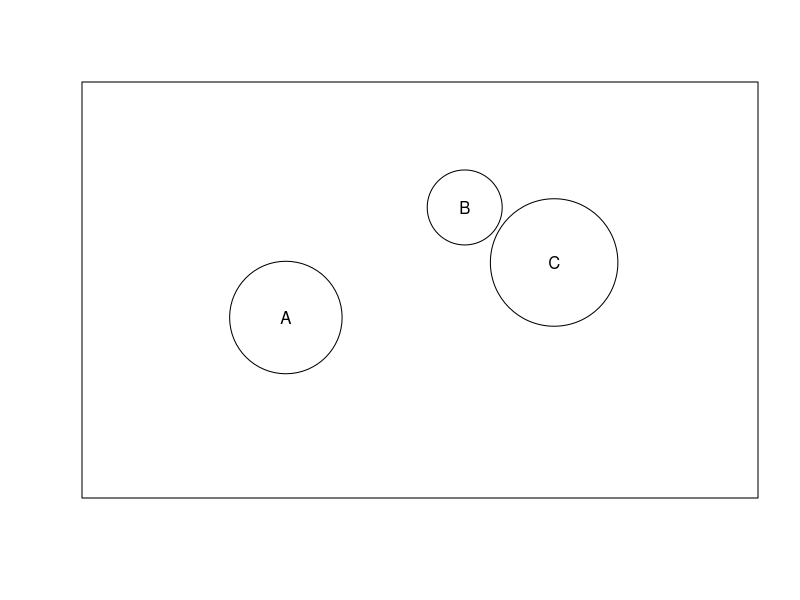
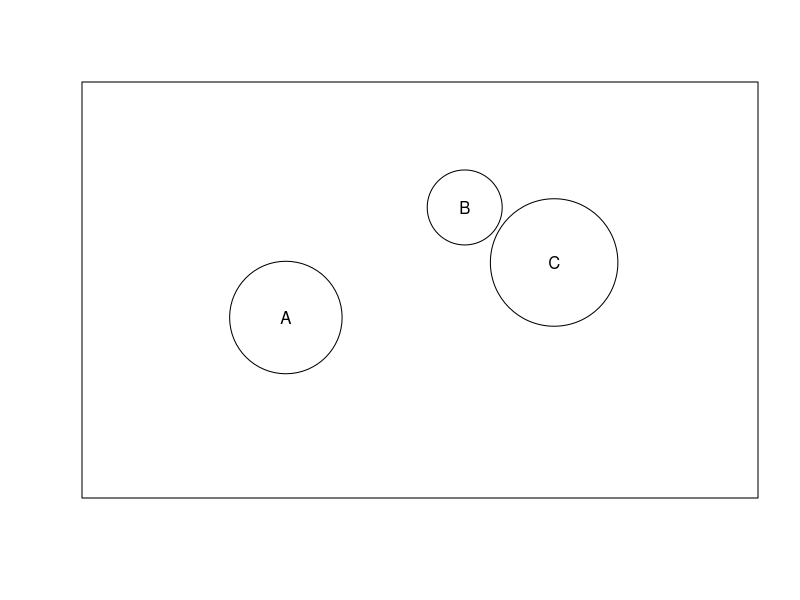
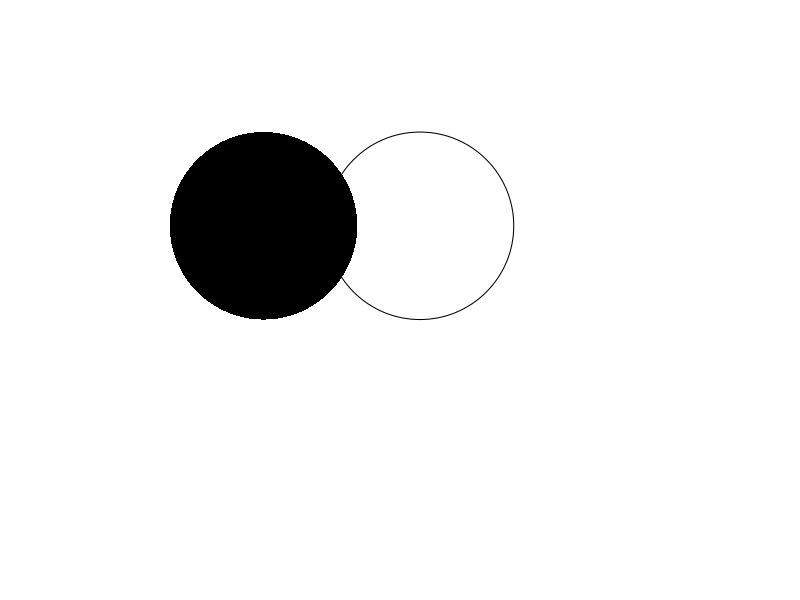
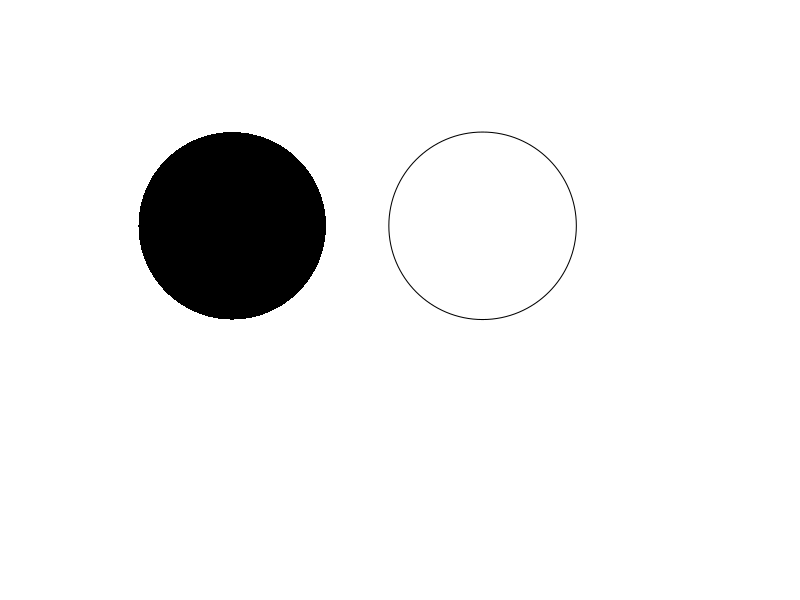
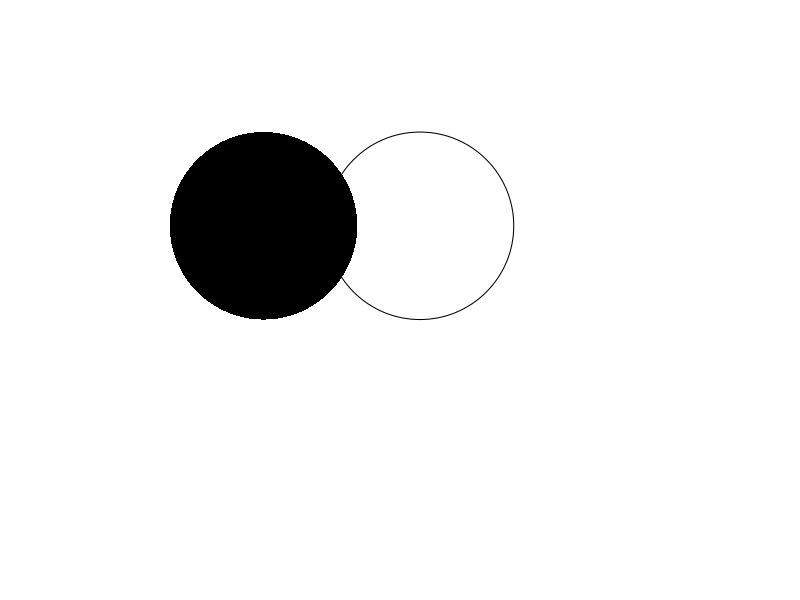
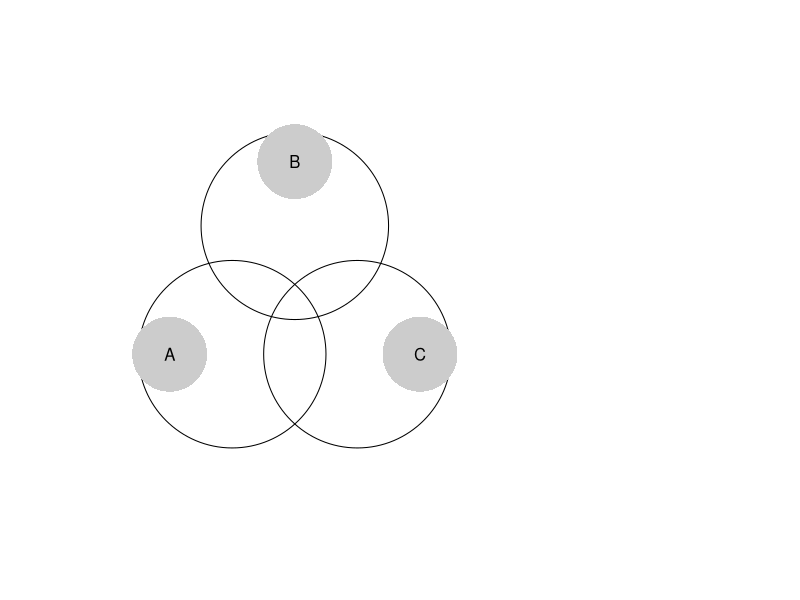
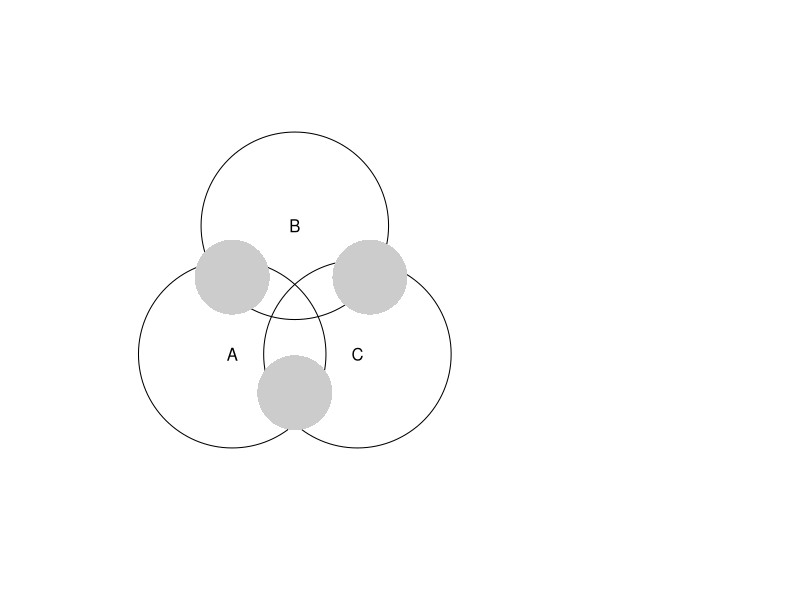
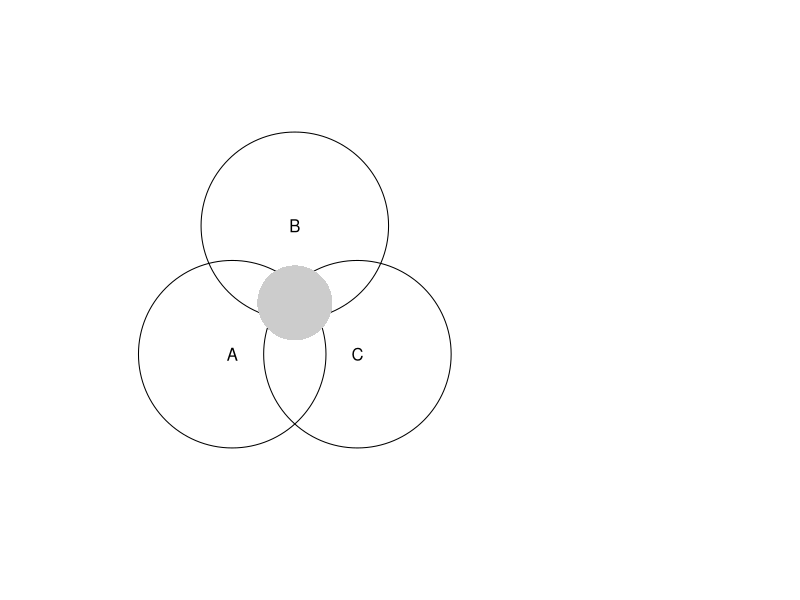

Here is the R script that generated these plots, in order:
## ---- chunk 1
x <- c(3,5,6)
y <- c(3,5,4)
plot(x = x, y = y, cex = c(15,10,17), xlim = c(1,8), ylim = c(0,7), xaxt = "n", yaxt = "n", xlab = "", ylab = "")
text(x,y,labels = c("A", "B", "C"))
## ---- chunk 2
x <- c(3,5,6)
y <- c(3,5,4)
plot(x = x, y = y, cex = c(15,10,17), xlim = c(1,8), ylim = c(0,7), xaxt = "n", yaxt = "n", xlab = "", ylab = "")
text(x,y,labels = c("A", "B", "C"))
## ---- chunk 3

x <- c(5,6)
y <- c(6,6)
plot(x = x, y = y, cex = c(25,25), xlim = c(4,8), ylim = c(4,7), xaxt = "n", yaxt = "n", xlab = "", ylab = "", pch = c(16,1), bty = "n")


## ---- chunk 4
x <- c(4,6)
y <- c(6,6)
plot(x = x, y = y, cex = c(25,25), xlim = c(3,8), ylim = c(4,7), xaxt = "n", yaxt = "n", xlab = "", ylab = "", pch = c(16,1), bty = "n")

## ---- chunk 5

x <- c(5,6)
y <- c(6,6)
plot(x = x, y = y, cex = c(25,25), xlim = c(4,8), ylim = c(4,7), xaxt = "n", yaxt = "n", xlab = "", ylab = "", pch = c(16,1), bty = "n")


## ---- chunk 6
x <- c(4,4.5,5)
y <- c(6,7,6)
x2 <- c(3.5,4.5,5.5)
y2 <- c(6,7.5,6)
plot(x = x, y = y, cex = 25, xlim = c(3,8), ylim = c(5,8), xaxt = "n", yaxt = "n", xlab = "", ylab = "", bty = "n")
points(x2, y2, cex = 10, pch = 16, col = "grey80")
text(x2,y2, labels= c("A", "B", "C"))
## ---- chunk 7
x <- c(4,4.5,5)
y <- c(6,7,6)
x2 <- c(4,4.5,5.1)
y2 <- c(6.6,5.7,6.6)
plot(x = x, y = y, cex = 25, xlim = c(3,8), ylim = c(5,8), xaxt = "n", yaxt = "n", xlab = "", ylab = "", bty = "n")
points(x2, y2, cex = 10, pch = 16, col = "grey80")
text(x,y, labels= c("A", "B", "C"))
## ---- chunk 8
x <- c(4,4.5,5)
y <- c(6,7,6)
x2 <- c(4.5)
y2 <- c(6.4)
plot(x = x, y = y, cex = 25, xlim = c(3,8), ylim = c(5,8), xaxt = "n", yaxt = "n", xlab = "", ylab = "", bty = "n")
points(x2, y2, cex = 10, pch = 16, col = "grey80")
text(x,y, labels= c("A", "B", "C"))
